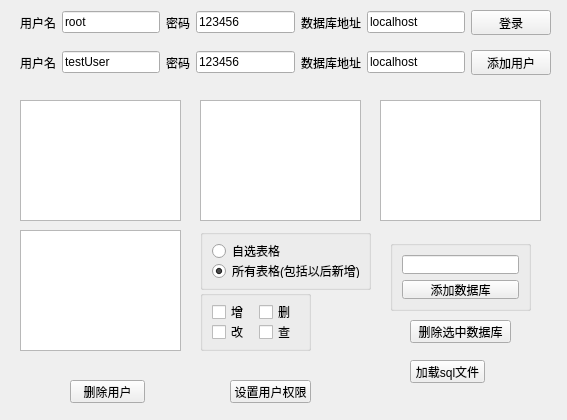
<?xml version="1.0" encoding="UTF-8"?>
<ui version="4.0">
 <class>DataBaseTest</class>
 <widget class="QWidget" name="DataBaseTest">
  <property name="geometry">
   <rect>
    <x>0</x>
    <y>0</y>
    <width>567</width>
    <height>420</height>
   </rect>
  </property>
  <property name="windowTitle">
   <string>Form</string>
  </property>
  <widget class="QListWidget" name="listWidget_permission">
   <property name="geometry">
    <rect>
     <x>380</x>
     <y>100</y>
     <width>161</width>
     <height>121</height>
    </rect>
   </property>
  </widget>
  <widget class="QPushButton" name="pushButton_removeUser">
   <property name="geometry">
    <rect>
     <x>70</x>
     <y>380</y>
     <width>75</width>
     <height>23</height>
    </rect>
   </property>
   <property name="text">
    <string>删除用户</string>
   </property>
  </widget>
  <widget class="QListWidget" name="listWidget_user">
   <property name="geometry">
    <rect>
     <x>20</x>
     <y>230</y>
     <width>161</width>
     <height>121</height>
    </rect>
   </property>
  </widget>
  <widget class="QWidget" name="layoutWidget">
   <property name="geometry">
    <rect>
     <x>20</x>
     <y>50</y>
     <width>531</width>
     <height>25</height>
    </rect>
   </property>
   <layout class="QHBoxLayout" name="horizontalLayout_2">
    <item>
     <widget class="QLabel" name="label_4">
      <property name="text">
       <string>用户名</string>
      </property>
     </widget>
    </item>
    <item>
     <widget class="QLineEdit" name="lineEdit_userName2">
      <property name="text">
       <string>testUser</string>
      </property>
     </widget>
    </item>
    <item>
     <widget class="QLabel" name="label_5">
      <property name="text">
       <string>密码</string>
      </property>
     </widget>
    </item>
    <item>
     <widget class="QLineEdit" name="lineEdit_password2">
      <property name="text">
       <string>123456</string>
      </property>
     </widget>
    </item>
    <item>
     <widget class="QLabel" name="label_6">
      <property name="text">
       <string>数据库地址</string>
      </property>
     </widget>
    </item>
    <item>
     <widget class="QLineEdit" name="lineEdit_IP2">
      <property name="text">
       <string>localhost</string>
      </property>
     </widget>
    </item>
    <item>
     <widget class="QPushButton" name="pushButton_add">
      <property name="text">
       <string>添加用户</string>
      </property>
     </widget>
    </item>
   </layout>
  </widget>
  <widget class="QPushButton" name="pushButton_apply">
   <property name="geometry">
    <rect>
     <x>230</x>
     <y>380</y>
     <width>81</width>
     <height>23</height>
    </rect>
   </property>
   <property name="text">
    <string>设置用户权限</string>
   </property>
  </widget>
  <widget class="QWidget" name="layoutWidget">
   <property name="geometry">
    <rect>
     <x>20</x>
     <y>10</y>
     <width>531</width>
     <height>25</height>
    </rect>
   </property>
   <layout class="QHBoxLayout" name="horizontalLayout">
    <item>
     <widget class="QLabel" name="label">
      <property name="text">
       <string>用户名</string>
      </property>
     </widget>
    </item>
    <item>
     <widget class="QLineEdit" name="lineEdit_userName">
      <property name="text">
       <string>root</string>
      </property>
     </widget>
    </item>
    <item>
     <widget class="QLabel" name="label_2">
      <property name="text">
       <string>密码</string>
      </property>
     </widget>
    </item>
    <item>
     <widget class="QLineEdit" name="lineEdit_password">
      <property name="text">
       <string>123456</string>
      </property>
     </widget>
    </item>
    <item>
     <widget class="QLabel" name="label_3">
      <property name="text">
       <string>数据库地址</string>
      </property>
     </widget>
    </item>
    <item>
     <widget class="QLineEdit" name="lineEdit_IP">
      <property name="text">
       <string>localhost</string>
      </property>
     </widget>
    </item>
    <item>
     <widget class="QPushButton" name="pushButton_login">
      <property name="text">
       <string>登录</string>
      </property>
     </widget>
    </item>
   </layout>
  </widget>
  <widget class="QListWidget" name="listWidget_dbs">
   <property name="geometry">
    <rect>
     <x>20</x>
     <y>100</y>
     <width>161</width>
     <height>121</height>
    </rect>
   </property>
  </widget>
  <widget class="QListWidget" name="listWidget_tables">
   <property name="geometry">
    <rect>
     <x>200</x>
     <y>100</y>
     <width>161</width>
     <height>121</height>
    </rect>
   </property>
  </widget>
  <widget class="QGroupBox" name="groupBox">
   <property name="geometry">
    <rect>
     <x>200</x>
     <y>290</y>
     <width>111</width>
     <height>61</height>
    </rect>
   </property>
   <property name="title">
    <string/>
   </property>
   <layout class="QGridLayout" name="gridLayout">
    <item row="0" column="0">
     <widget class="QCheckBox" name="checkBox_insert">
      <property name="text">
       <string>增</string>
      </property>
     </widget>
    </item>
    <item row="0" column="1">
     <widget class="QCheckBox" name="checkBox_delete">
      <property name="text">
       <string>删</string>
      </property>
     </widget>
    </item>
    <item row="1" column="0">
     <widget class="QCheckBox" name="checkBox_update">
      <property name="text">
       <string>改</string>
      </property>
     </widget>
    </item>
    <item row="1" column="1">
     <widget class="QCheckBox" name="checkBox_select">
      <property name="text">
       <string>查</string>
      </property>
     </widget>
    </item>
   </layout>
  </widget>
  <widget class="QGroupBox" name="groupBox_2">
   <property name="geometry">
    <rect>
     <x>200</x>
     <y>229</y>
     <width>171</width>
     <height>61</height>
    </rect>
   </property>
   <property name="title">
    <string/>
   </property>
   <layout class="QVBoxLayout" name="verticalLayout">
    <item>
     <widget class="QRadioButton" name="radioButton_selected">
      <property name="text">
       <string>自选表格</string>
      </property>
     </widget>
    </item>
    <item>
     <widget class="QRadioButton" name="radioButton_all">
      <property name="text">
       <string>所有表格(包括以后新增)</string>
      </property>
      <property name="checked">
       <bool>true</bool>
      </property>
     </widget>
    </item>
   </layout>
  </widget>
  <widget class="QGroupBox" name="groupBox_3">
   <property name="geometry">
    <rect>
     <x>390</x>
     <y>240</y>
     <width>141</width>
     <height>71</height>
    </rect>
   </property>
   <property name="title">
    <string/>
   </property>
   <layout class="QVBoxLayout" name="verticalLayout_2">
    <item>
     <widget class="QLineEdit" name="lineEdit_dbName"/>
    </item>
    <item>
     <widget class="QPushButton" name="pushButton_addDB">
      <property name="text">
       <string>添加数据库</string>
      </property>
     </widget>
    </item>
   </layout>
  </widget>
  <widget class="QPushButton" name="pushButton_deleteDB">
   <property name="geometry">
    <rect>
     <x>410</x>
     <y>320</y>
     <width>101</width>
     <height>23</height>
    </rect>
   </property>
   <property name="text">
    <string>删除选中数据库</string>
   </property>
  </widget>
  <widget class="QPushButton" name="pushButton">
   <property name="geometry">
    <rect>
     <x>410</x>
     <y>360</y>
     <width>75</width>
     <height>23</height>
    </rect>
   </property>
   <property name="text">
    <string>加载sql文件</string>
   </property>
  </widget>
 </widget>
 <resources/>
 <connections/>
</ui>
